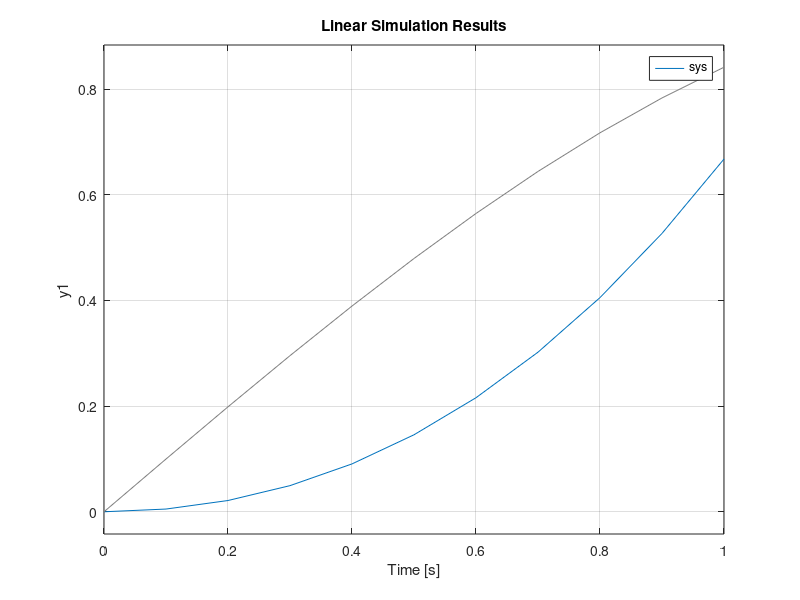

MATLAB code for this plot:
A = [1 0; 0 1];
B = [1; 0];
C = [1 0];
D = 0;
E = [1 0; 0 0];


sys = dss (A, B, C, D, E)
t = 0:0.1:1;
u = sin (t);
lsim (sys, u, t)
